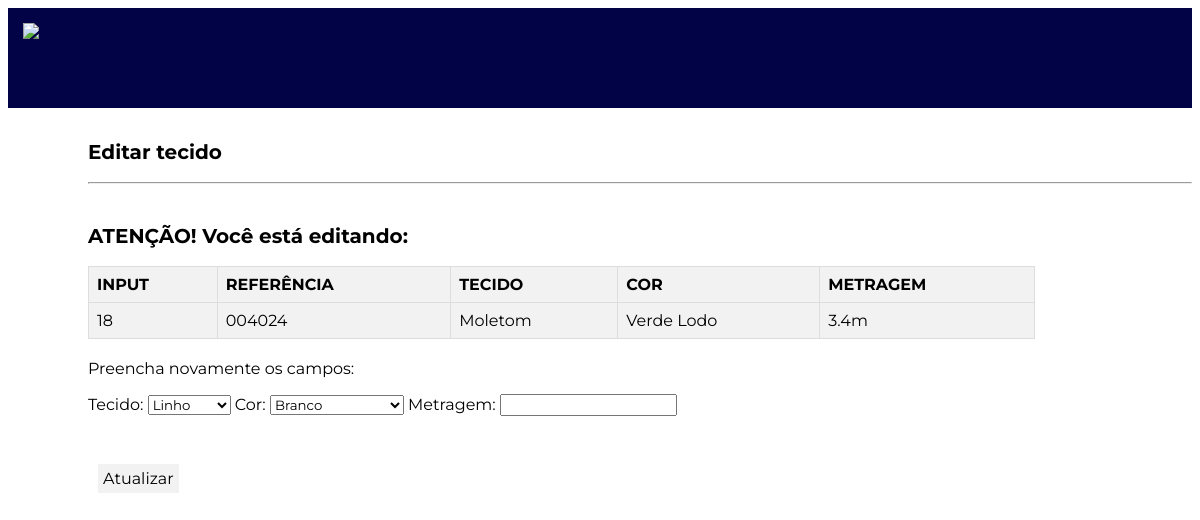
Page /core/editar/18 on the earlier database version.
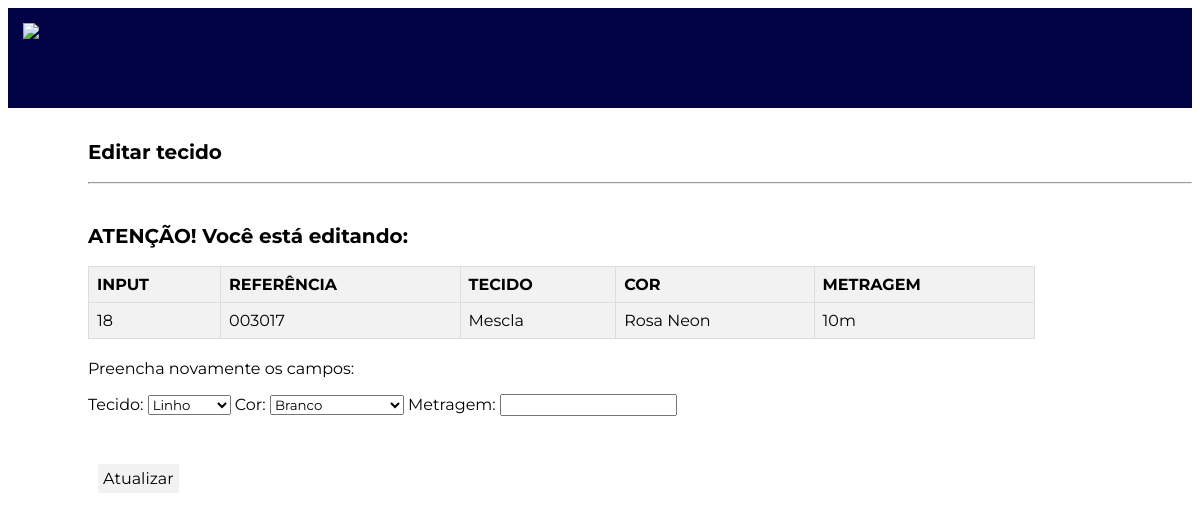
Same page on the later database version.
### core/models.py (models this page shows, shortened)
class Tecido(models.Model):
    referencia = models.CharField(max_length=10)
    tipo = models.CharField(max_length=30)
    cor = models.CharField(max_length=30)
    metragem = models.CharField(max_length=10)

### core/views.py (the view)
# urls.py: path('editar/<int:id>', editar, name='editar'),
def editar (request, id):
    cores = retornar_cores()
    tecido = Tecido.objects.get(id=id)
    return render (request, 'update.html', {'tecido': tecido, 'cores': cores})

### core/views.py (called while the page is built)
def retornar_cores():
    return ['Branco', 'Preto', 'Cinza', 'Chumbo', 'Vermelho', 'Vinho', 'Coral', 'Laranja', 'Amarelo', 'Amarelo Canário', 'Amarelo Neon', 'Marrom', 'Caramelo', 'Caqui', 'Bege', 'Rosa Bebê', 'Rosa Neon', 'Pink', 'Azul Claro', 'Azul Turquesa', 'Azul Royal', 'Azul Marinho', 'Roxo', 'Verde Lodo', 'Verde Sinuca', 'Verde Bandeira', 'Verde Limão', 'Verde Água']

### core/templates/update.html (shortened to what this page needs)
<!DOCTYPE html>
<html lang="en">
<head>
    {% load static %}
    <link rel="stylesheet" type="text/css" href="{% static 'estilos/index_estilo.css' %}">
    <link rel="stylesheet" type="text/css" href="{% static 'estilos/index_estilo.css' %}">
</head>
<body>
    <div id="cabecalho">
        <img src="https://cdn.shopify.com/s/files/1/0639/6218/5944/files/logo_SB_BRANCA_E_AMARELA_140x@2x.png?v=1650296644">
    </div>
    <br>
    <h1>Editar tecido</h1>
    <hr style="margin-left: 80px;">
    <br>
    <h1>ATENÇÃO! Você está editando:</h1>
    <table>
        <tr>
            <th>INPUT</th>
            <th>REFERÊNCIA</th>
            <th>TECIDO</th>
            <th>COR</th>
            <th>METRAGEM</th>
        </tr>
        <tr>
            <td>{{ tecido.id }}</td>
            <td>{{ tecido.referencia }}</td>
            <td>{{ tecido.tipo }}</td>
            <td>{{ tecido.cor }}</td>
            <td>{{ tecido.metragem }}m</td>
        </tr>
    </table>
    <div id="forms_atualizar">
        <p>Preencha novamente os campos:</p>
        <form action="{% url 'atualizar' tecido.id %}" method="POST">
            <label for="tipo">Tecido:</label>
            <select id="tipo" name="tipo">
                <option value="Linho">Linho</option>
            </select>
            <label for="cor">Cor:</label>
            <select id="cor" name="cor">
                {% for cor in cores %}
                <option value="{{cor}}">{{cor}}</option>
                {% endfor %}
            </select>
            <label for="Metragem">Metragem:</label>
            <input type="number" step="0.1" name="metragem">
            <br>
            <br>
            <br>
            <button type="submit">Atualizar</button>
        </form>
    </div>
</body>
</html>

Differences in the rows shown:
changed Tecido id 18: referencia "004024" → "003017"; tipo "Moletom" → "Mescla"; cor "Verde Lodo" → "Rosa Neon"; metragem "3.4" → "10"
